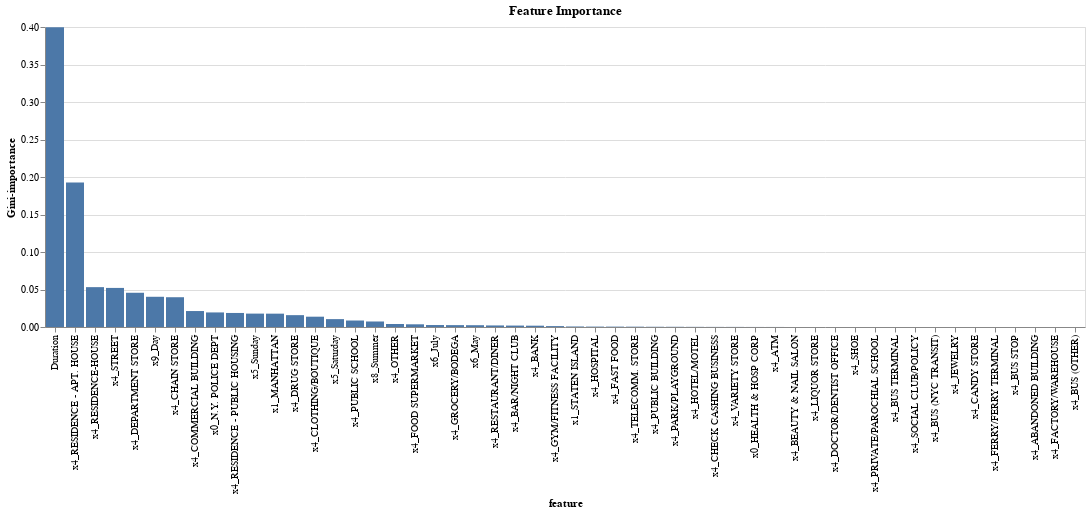

Notebook code cell kept with this figure:
### Code cell
alt.Chart(df_top_features).mark_bar().encode(
    x=alt.Y('feature:N',sort='-y'),
    y='Gini-importance:Q',
    tooltip=['feature','Gini-importance']
).properties(title="Feature Importance")

### Figure 1 — Vega-Lite specification as saved in the notebook (floating-point values rounded to 4 significant figures)
{"config": {"view": {"continuousWidth": 400, "continuousHeight": 300}}, "data": {"name": "data-8e92451f01e08ac8a5db68265ebf0a32"}, "mark": "bar", "encoding": {"tooltip": [{"type": "nominal", "field": "feature"}, {"type": "quantitative", "field": "Gini-importance"}], "x": {"type": "nominal", "field": "feature", "sort": "-y"}, "y": {"type": "quantitative", "field": "Gini-importance"}}, "title": "Feature Importance", "$schema": "https://vega.github.io/schema/vega-lite/v4.8.1.json", "datasets": {"data-8e92451f01e08ac8a5db68265ebf0a32": [{"Gini-importance": 0.3997, "feature": "Duration"}, {"Gini-importance": 7.265e-05, "feature": "x0_HEALTH & HOSP CORP"}, {"Gini-importance": 0.01943, "feature": "x0_N.Y. POLICE DEPT"}, {"Gini-importance": 0.01779, "feature": "x1_MANHATTAN"}, {"Gini-importance": 0.0006803, "feature": "x1_STATEN ISLAND"}, {"Gini-importance": 1.588e-06, "feature": "x4_ABANDONED BUILDING"}, {"Gini-importance": 6.174e-05, "feature": "x4_ATM"}, {"Gini-importance": 0.001751, "feature": "x4_BANK"}, {"Gini-importance": 0.001906, "feature": "x4_BAR/NIGHT CLUB"}, {"Gini-importance": 4.051e-05, "feature": "x4_BEAUTY & NAIL SALON"}, {"Gini-importance": 4.077e-06, "feature": "x4_BUS (NYC TRANSIT)"}, {"Gini-importance": 7.405e-07, "feature": "x4_BUS (OTHER)"}, {"Gini-importance": 1.645e-06, "feature": "x4_BUS STOP"}, {"Gini-importance": 1.442e-05, "feature": "x4_BUS TERMINAL"}, {"Gini-importance": 2.99e-06, "feature": "x4_CANDY STORE"}, {"Gini-importance": 0.0397, "feature": "x4_CHAIN STORE"}, {"Gini-importance": 0.0001411, "feature": "x4_CHECK CASHING BUSINESS"}, {"Gini-importance": 0.01375, "feature": "x4_CLOTHING/BOUTIQUE"}, {"Gini-importance": 0.02128, "feature": "x4_COMMERCIAL BUILDING"}, {"Gini-importance": 0.04564, "feature": "x4_DEPARTMENT STORE"}, {"Gini-importance": 3.829e-05, "feature": "x4_DOCTOR/DENTIST OFFICE"}, {"Gini-importance": 0.0158, "feature": "x4_DRUG STORE"}, {"Gini-importance": 1.33e-06, "feature": "x4_FACTORY/WAREHOUSE"}, {"Gini-importance": 0.000501, "feature": "x4_FAST FOOD"}, {"Gini-importance": 1.952e-06, "feature": "x4_FERRY/FERRY TERMINAL"}, {"Gini-importance": 0.003593, "feature": "x4_FOOD SUPERMARKET"}, {"Gini-importance": 0.002489, "feature": "x4_GROCERY/BODEGA"}, {"Gini-importance": 0.001198, "feature": "x4_GYM/FITNESS FACILITY"}, {"Gini-importance": 0.0005246, "feature": "x4_HOSPITAL"}, {"Gini-importance": 0.0001941, "feature": "x4_HOTEL/MOTEL"}, {"Gini-importance": 3.663e-06, "feature": "x4_JEWELRY"}, {"Gini-importance": 3.904e-05, "feature": "x4_LIQUOR STORE"}, {"Gini-importance": 0.003995, "feature": "x4_OTHER"}, {"Gini-importance": 0.0002753, "feature": "x4_PARK/PLAYGROUND"}, {"Gini-importance": 1.653e-05, "feature": "x4_PRIVATE/PAROCHIAL SCHOOL"}, {"Gini-importance": 0.0003072, "feature": "x4_PUBLIC BUILDING"}, {"Gini-importance": 0.008655, "feature": "x4_PUBLIC SCHOOL"}, {"Gini-importance": 0.1927, "feature": "x4_RESIDENCE - APT. HOUSE"}, {"Gini-importance": 0.01871, "feature": "x4_RESIDENCE - PUBLIC HOUSING"}, {"Gini-importance": 0.05315, "feature": "x4_RESIDENCE-HOUSE"}, {"Gini-importance": 0.002076, "feature": "x4_RESTAURANT/DINER"}, {"Gini-importance": 2.469e-05, "feature": "x4_SHOE"}, {"Gini-importance": 4.726e-06, "feature": "x4_SOCIAL CLUB/POLICY"}, {"Gini-importance": 0.05211, "feature": "x4_STREET"}, {"Gini-importance": 0.0004316, "feature": "x4_TELECOMM. STORE"}, {"Gini-importance": 0.0001262, "feature": "x4_VARIETY STORE"}, {"Gini-importance": 0.01051, "feature": "x5_Saturday"}, {"Gini-importance": 0.01786, "feature": "x5_Sunday"}, {"Gini-importance": 0.002617, "feature": "x6_July"}, {"Gini-importance": 0.002393, "feature": "x6_May"}, {"Gini-importance": 0.007355, "feature": "x8_Summer"}, {"Gini-importance": 0.0403, "feature": "x9_Day"}]}}
